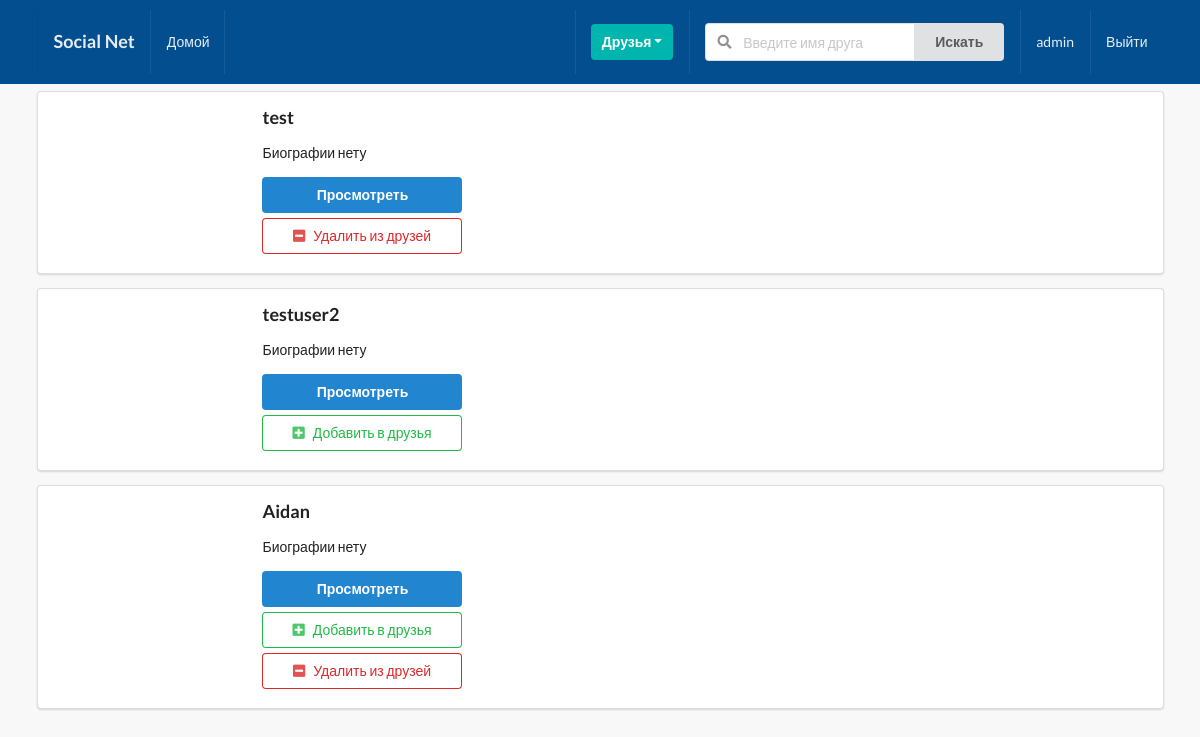
/profiles/ (signed in), run on an earlier commit of the app's database.
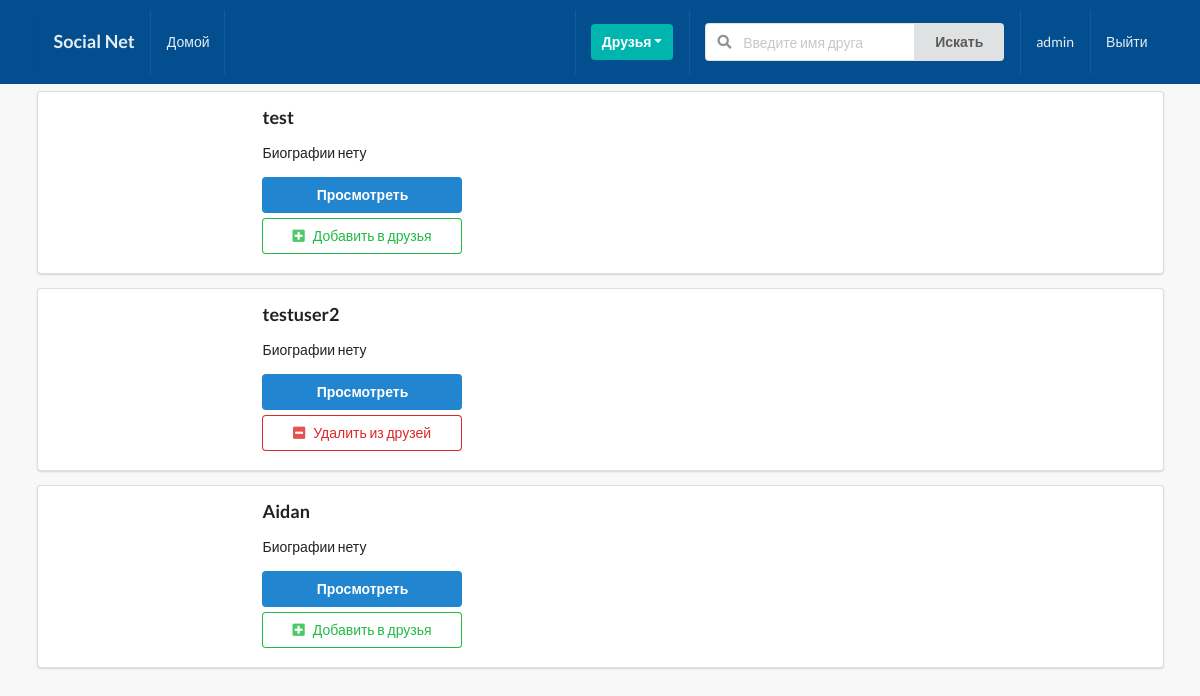
And on a later commit of the database.
### profiles/models.py (models this page shows, shortened)
class Profile(models.Model):
    first_name=models.CharField(max_length=200,blank=True)
    last_name=models.CharField(max_length=200,blank=True)
    user=models.OneToOneField(User,on_delete=models.CASCADE)
    bio=models.TextField(default='Биографии нету',max_length=300)
    email=models.EmailField(max_length=200,blank=True)
    country=models.CharField(max_length=200,blank=True)
    avatar_image=models.ImageField(default='avatar.png',upload_to='avatars/')
    friends=models.ManyToManyField(User,blank=True,related_name='friends')
    slug=models.SlugField(unique=True,blank=True)
    updated_at=models.DateField(auto_now=True)
    created_at=models.DateField(auto_now_add=True)
    objects=ProfileManager()
    __initial_first_name=None
    __initial_last_name=None
    def __init__(self,*args,**kwargs):
        super().__init__(*args,**kwargs)
        self.__initial_first_name=self.first_name
        self.__initial_last_name=self.last_name
    def get_absolute_url(self):
        return reverse('profiles:profile-detail-view',kwargs={'slug':self.slug})

### profiles/views.py (the view)
# urls.py: path('',ProfileListView.as_view(),name='all-profile-view'),
class ProfileListView(ListView):
    model=Profile
    template_name='profiles/profiles_list.html'
    context_object_name='qs'
    def get_queryset(self):
        qs=Profile.objects.get_all_profiles(self.request.user)
        return qs
    def get_context_data(self,*args,**kwargs):
        context=super().get_context_data(**kwargs)
        user=User.objects.get(username__iexact=self.request.user)
        profile=Profile.objects.get(user=user)
        context['profile']=profile
        receiver=Relationship.objects.filter(sender=profile)
        sender=Relationship.objects.filter(receiver=profile)
        rel_receiver=[]
        rel_sender=[]
        for item in receiver:
            rel_receiver.append(item.receiver.user)
        for item in sender:
            rel_sender.append(item.sender.user)
        context['rel_receiver']=rel_receiver
        context['rel_sender']=rel_sender
        context["is_empty"]=False
        if len(self.get_queryset())==0:
            context['is_empty']=True
        return context

### profiles/models.py (called while the page is built)
    def get_all_profiles(self,me):
        return Profile.objects.all().exclude(user=me)

### templates/profiles/profiles_list.html (shortened to what this page needs)
{% extends 'base.html' %}
{% block content %}
{% for obj in qs %}
<div class="ui segment">
    <div class="ui grid">
        <div class="row">
            <div class="three wide column">
            </div>
            <div class="thirteen wide column">
                <h3>{{obj.user}}</h3>
                <p>{{obj.bio}}</p>
                <a href="{{obj.get_absolute_url}}"><button class="ui primary button mb-5 w-big">Просмотреть</button></a>
                {% if obj.user not in rel_receiver and obj.user not in rel_sender %}
                    <form action="{% url 'profiles:send-invite' %}" method="POST">
                            <button class="ui positive basic button mb-5 w-big" type="submit"><i class="plus square icon"></i>Добавить в друзья</button>
                    </form>
                {% endif %}
                {% if request.user in obj.friends.all  %}
                    <form action="{% url 'profiles:remove-friend' %}" method="POST">
                            <button class="ui negative basic button mb-5 w-big" type="submit"><i class="minus square icon"></i>Удалить из друзей</button>
                    </form>
                {% endif %}
            </div>
        </div>
    </div>
</div>
{% endfor %}
{% endblock content %}

What changed in the data, as far as the page shows it:
changed Profile "test": text "Удалить из друзей" → "Добавить в друзья"
changed Profile "testuser2": text "Добавить в друзья" → "Удалить из друзей"
changed Profile "Aidan": no longer shows "Удалить из друзей"
